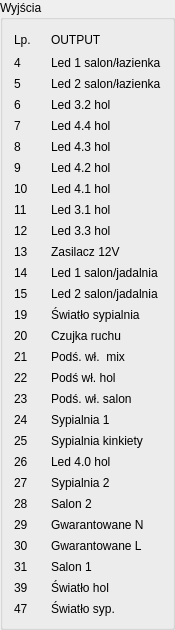
   <widget class="QGroupBox" name="groupBox">
    <property name="geometry">
     <rect>
      <x>0</x>
      <y>0</y>
      <width>175</width>
      <height>630</height>
     </rect>
    </property>
    <property name="maximumSize">
     <size>
      <width>175</width>
      <height>1020</height>
     </size>
    </property>
    <property name="title">
     <string>Wyjścia</string>
    </property>
    <layout class="QGridLayout" name="gridLayout">
     <item row="24" column="0">
      <widget class="QLabel" name="label_61">
       <property name="maximumSize">
        <size>
         <width>16777215</width>
         <height>15</height>
        </size>
       </property>
       <property name="text">
        <string>30</string>
       </property>
      </widget>
     </item>
     <item row="19" column="1">
      <widget class="QLabel" name="label_52">
       <property name="maximumSize">
        <size>
         <width>16777215</width>
         <height>15</height>
        </size>
       </property>
       <property name="text">
        <string>Sypialnia kinkiety</string>
       </property>
      </widget>
     </item>
     <item row="6" column="1">
      <widget class="QLabel" name="label_20">
       <property name="maximumSize">
        <size>
         <width>16777215</width>
         <height>15</height>
        </size>
       </property>
       <property name="text">
        <string>Led 4.2 hol</string>
       </property>
      </widget>
     </item>
     <item row="8" column="0">
      <widget class="QLabel" name="label_23">
       <property name="maximumSize">
        <size>
         <width>16777215</width>
         <height>15</height>
        </size>
       </property>
       <property name="text">
        <string>11</string>
       </property>
      </widget>
     </item>
     <item row="9" column="1">
      <widget class="QLabel" name="label_26">
       <property name="maximumSize">
        <size>
         <width>16777215</width>
         <height>15</height>
        </size>
       </property>
       <property name="text">
        <string>Led 3.3 hol</string>
       </property>
      </widget>
     </item>
     <item row="22" column="0">
      <widget class="QLabel" name="label_57">
       <property name="maximumSize">
        <size>
         <width>16777215</width>
         <height>15</height>
        </size>
       </property>
       <property name="text">
        <string>28</string>
       </property>
      </widget>
     </item>
     <item row="7" column="0">
      <widget class="QLabel" name="label_21">
       <property name="maximumSize">
        <size>
         <width>16777215</width>
         <height>15</height>
        </size>
       </property>
       <property name="text">
        <string>10</string>
       </property>
      </widget>
     </item>
     <item row="24" column="1">
      <widget class="QLabel" name="label_62">
       <property name="maximumSize">
        <size>
         <width>16777215</width>
         <height>15</height>
        </size>
       </property>
       <property name="text">
        <string>Gwarantowane L</string>
       </property>
      </widget>
     </item>
     <item row="12" column="1">
      <widget class="QLabel" name="label_32">
       <property name="maximumSize">
        <size>
         <width>16777215</width>
         <height>15</height>
        </size>
       </property>
       <property name="text">
        <string>Led 2 salon/jadalnia</string>
       </property>
      </widget>
     </item>
     <item row="0" column="0">
      <widget class="QLabel" name="lp">
       <property name="text">
        <string>Lp.</string>
       </property>
      </widget>
     </item>
     <item row="20" column="0">
      <widget class="QLabel" name="label_53">
       <property name="maximumSize">
        <size>
         <width>16777215</width>
         <height>15</height>
        </size>
       </property>
       <property name="text">
        <string>26</string>
       </property>
      </widget>
     </item>
     <item row="17" column="0">
      <widget class="QLabel" name="label_47">
       <property name="maximumSize">
        <size>
         <width>16777215</width>
         <height>15</height>
        </size>
       </property>
       <property name="text">
        <string>23</string>
       </property>
      </widget>
     </item>
     <item row="16" column="0">
      <widget class="QLabel" name="label_45">
       <property name="maximumSize">
        <size>
         <width>16777215</width>
         <height>15</height>
        </size>
       </property>
       <property name="text">
        <string>22</string>
       </property>
      </widget>
     </item>
     <item row="23" column="0">
      <widget class="QLabel" name="label_59">
       <property name="maximumSize">
        <size>
         <width>16777215</width>
         <height>15</height>
        </size>
       </property>
       <property name="text">
        <string>29</string>
       </property>
      </widget>
     </item>
     <item row="4" column="0">
      <widget class="QLabel" name="label_15">
       <property name="maximumSize">
        <size>
         <width>16777215</width>
         <height>15</height>
        </size>
       </property>
       <property name="text">
        <string>7</string>
       </property>
      </widget>
     </item>
     <item row="11" column="1">
      <widget class="QLabel" name="label_30">
       <property name="maximumSize">
        <size>
         <width>16777215</width>
         <height>15</height>
        </size>
       </property>
       <property name="text">
        <string>Led 1 salon/jadalnia</string>
       </property>
      </widget>
     </item>
     <item row="6" column="0">
      <widget class="QLabel" name="label_19">
       <property name="maximumSize">
        <size>
         <width>16777215</width>
         <height>15</height>
        </size>
       </property>
       <property name="text">
        <string>9</string>
       </property>
      </widget>
     </item>
     <item row="9" column="0">
      <widget class="QLabel" name="label_25">
       <property name="maximumSize">
        <size>
         <width>16777215</width>
         <height>15</height>
        </size>
       </property>
       <property name="text">
        <string>12</string>
       </property>
      </widget>
     </item>
     <item row="15" column="0">
      <widget class="QLabel" name="label_43">
       <property name="maximumSize">
        <size>
         <width>16777215</width>
         <height>15</height>
        </size>
       </property>
       <property name="text">
        <string>21</string>
       </property>
      </widget>
     </item>
     <item row="14" column="0">
      <widget class="QLabel" name="label_41">
       <property name="maximumSize">
        <size>
         <width>16777215</width>
         <height>15</height>
        </size>
       </property>
       <property name="text">
        <string>20</string>
       </property>
      </widget>
     </item>
     <item row="10" column="1">
      <widget class="QLabel" name="label_28">
       <property name="maximumSize">
        <size>
         <width>16777215</width>
         <height>15</height>
        </size>
       </property>
       <property name="text">
        <string>Zasilacz 12V</string>
       </property>
      </widget>
     </item>
     <item row="13" column="0">
      <widget class="QLabel" name="label_39">
       <property name="maximumSize">
        <size>
         <width>16777215</width>
         <height>15</height>
        </size>
       </property>
       <property name="text">
        <string>19</string>
       </property>
      </widget>
     </item>
     <item row="11" column="0">
      <widget class="QLabel" name="label_29">
       <property name="maximumSize">
        <size>
         <width>16777215</width>
         <height>15</height>
        </size>
       </property>
       <property name="text">
        <string>14</string>
       </property>
      </widget>
     </item>
     <item row="18" column="1">
      <widget class="QLabel" name="label_50">
       <property name="maximumSize">
        <size>
         <width>16777215</width>
         <height>15</height>
        </size>
       </property>
       <property name="text">
        <string>Sypialnia 1</string>
       </property>
      </widget>
     </item>
     <item row="4" column="1">
      <widget class="QLabel" name="label_16">
       <property name="maximumSize">
        <size>
         <width>16777215</width>
         <height>15</height>
        </size>
       </property>
       <property name="text">
        <string>Led 4.4 hol</string>
       </property>
      </widget>
     </item>
     <item row="27" column="1">
      <widget class="QLabel" name="label_89">
       <property name="maximumSize">
        <size>
         <width>16777215</width>
         <height>15</height>
        </size>
       </property>
       <property name="text">
        <string>Światło syp.</string>
       </property>
      </widget>
     </item>
     <item row="0" column="1">
      <widget class="QLabel" name="output">
       <property name="text">
        <string>OUTPUT</string>
       </property>
      </widget>
     </item>
     <item row="5" column="0">
      <widget class="QLabel" name="label_17">
       <property name="maximumSize">
        <size>
         <width>16777215</width>
         <height>15</height>
        </size>
       </property>
       <property name="text">
        <string>8</string>
       </property>
      </widget>
     </item>
     <item row="16" column="1">
      <widget class="QLabel" name="label_46">
       <property name="maximumSize">
        <size>
         <width>16777215</width>
         <height>15</height>
        </size>
       </property>
       <property name="text">
        <string>Podś wł. hol</string>
       </property>
      </widget>
     </item>
     <item row="25" column="1">
      <widget class="QLabel" name="label_64">
       <property name="maximumSize">
        <size>
         <width>16777215</width>
         <height>15</height>
        </size>
       </property>
       <property name="text">
        <string>Salon 1</string>
       </property>
      </widget>
     </item>
     <item row="10" column="0">
      <widget class="QLabel" name="label_27">
       <property name="maximumSize">
        <size>
         <width>16777215</width>
         <height>15</height>
        </size>
       </property>
       <property name="text">
        <string>13</string>
       </property>
      </widget>
     </item>
     <item row="13" column="1">
      <widget class="QLabel" name="label_40">
       <property name="maximumSize">
        <size>
         <width>16777215</width>
         <height>15</height>
        </size>
       </property>
       <property name="text">
        <string>Światło sypialnia</string>
       </property>
      </widget>
     </item>
     <item row="21" column="0">
      <widget class="QLabel" name="label_55">
       <property name="maximumSize">
        <size>
         <width>16777215</width>
         <height>15</height>
        </size>
       </property>
       <property name="text">
        <string>27</string>
       </property>
      </widget>
     </item>
     <item row="3" column="0">
      <widget class="QLabel" name="label_13">
       <property name="maximumSize">
        <size>
         <width>16777215</width>
         <height>15</height>
        </size>
       </property>
       <property name="text">
        <string>6</string>
       </property>
      </widget>
     </item>
     <item row="26" column="0">
      <widget class="QLabel" name="label_85">
       <property name="maximumSize">
        <size>
         <width>16777215</width>
         <height>15</height>
        </size>
       </property>
       <property name="text">
        <string>39</string>
       </property>
      </widget>
     </item>
     <item row="1" column="0">
      <widget class="QLabel" name="label_9">
       <property name="maximumSize">
        <size>
         <width>16777215</width>
         <height>15</height>
        </size>
       </property>
       <property name="text">
        <string>4</string>
       </property>
      </widget>
     </item>
     <item row="23" column="1">
      <widget class="QLabel" name="label_60">
       <property name="maximumSize">
        <size>
         <width>16777215</width>
         <height>15</height>
        </size>
       </property>
       <property name="text">
        <string>Gwarantowane N</string>
       </property>
      </widget>
     </item>
     <item row="20" column="1">
      <widget class="QLabel" name="label_54">
       <property name="maximumSize">
        <size>
         <width>16777215</width>
         <height>15</height>
        </size>
       </property>
       <property name="text">
        <string>Led 4.0 hol</string>
       </property>
      </widget>
     </item>
     <item row="21" column="1">
      <widget class="QLabel" name="label_56">
       <property name="maximumSize">
        <size>
         <width>16777215</width>
         <height>15</height>
        </size>
       </property>
       <property name="text">
        <string>Sypialnia 2</string>
       </property>
      </widget>
     </item>
     <item row="17" column="1">
      <widget class="QLabel" name="label_48">
       <property name="maximumSize">
        <size>
         <width>16777215</width>
         <height>15</height>
        </size>
       </property>
       <property name="text">
        <string>Podś. wł. salon</string>
       </property>
      </widget>
     </item>
     <item row="8" column="1">
      <widget class="QLabel" name="label_24">
       <property name="maximumSize">
        <size>
         <width>16777215</width>
         <height>15</height>
        </size>
       </property>
       <property name="text">
        <string>Led 3.1 hol</string>
       </property>
      </widget>
     </item>
     <item row="26" column="1">
      <widget class="QLabel" name="label_116">
       <property name="maximumSize">
        <size>
         <width>16777215</width>
         <height>15</height>
        </size>
       </property>
       <property name="text">
        <string>Światło hol</string>
       </property>
      </widget>
     </item>
     <item row="5" column="1">
      <widget class="QLabel" name="label_18">
       <property name="maximumSize">
        <size>
         <width>16777215</width>
         <height>15</height>
        </size>
       </property>
       <property name="text">
        <string>Led 4.3 hol</string>
       </property>
      </widget>
     </item>
     <item row="7" column="1">
      <widget class="QLabel" name="label_22">
       <property name="maximumSize">
        <size>
         <width>16777215</width>
         <height>15</height>
        </size>
       </property>
       <property name="text">
        <string>Led 4.1 hol</string>
       </property>
      </widget>
     </item>
     <item row="12" column="0">
      <widget class="QLabel" name="label_31">
       <property name="maximumSize">
        <size>
         <width>16777215</width>
         <height>15</height>
        </size>
       </property>
       <property name="text">
        <string>15</string>
       </property>
      </widget>
     </item>
     <item row="2" column="1">
      <widget class="QLabel" name="label_12">
       <property name="maximumSize">
        <size>
         <width>16777215</width>
         <height>15</height>
        </size>
       </property>
       <property name="text">
        <string>Led 2 salon/łazienka</string>
       </property>
      </widget>
     </item>
     <item row="1" column="1">
      <widget class="QLabel" name="label_10">
       <property name="maximumSize">
        <size>
         <width>16777215</width>
         <height>15</height>
        </size>
       </property>
       <property name="text">
        <string>Led 1 salon/łazienka</string>
       </property>
      </widget>
     </item>
     <item row="18" column="0">
      <widget class="QLabel" name="label_49">
       <property name="maximumSize">
        <size>
         <width>16777215</width>
         <height>15</height>
        </size>
       </property>
       <property name="text">
        <string>24</string>
       </property>
      </widget>
     </item>
     <item row="3" column="1">
      <widget class="QLabel" name="label_14">
       <property name="maximumSize">
        <size>
         <width>16777215</width>
         <height>15</height>
        </size>
       </property>
       <property name="text">
        <string>Led 3.2 hol</string>
       </property>
      </widget>
     </item>
     <item row="15" column="1">
      <widget class="QLabel" name="label_44">
       <property name="maximumSize">
        <size>
         <width>16777215</width>
         <height>15</height>
        </size>
       </property>
       <property name="text">
        <string>Podś. wł.  mix</string>
       </property>
      </widget>
     </item>
     <item row="14" column="1">
      <widget class="QLabel" name="label_42">
       <property name="maximumSize">
        <size>
         <width>16777215</width>
         <height>15</height>
        </size>
       </property>
       <property name="text">
        <string>Czujka ruchu</string>
       </property>
      </widget>
     </item>
     <item row="25" column="0">
      <widget class="QLabel" name="label_63">
       <property name="maximumSize">
        <size>
         <width>16777215</width>
         <height>15</height>
        </size>
       </property>
       <property name="text">
        <string>31</string>
       </property>
      </widget>
     </item>
     <item row="2" column="0">
      <widget class="QLabel" name="label_11">
       <property name="maximumSize">
        <size>
         <width>16777215</width>
         <height>15</height>
        </size>
       </property>
       <property name="text">
        <string>5</string>
       </property>
      </widget>
     </item>
     <item row="27" column="0">
      <widget class="QLabel" name="label_118">
       <property name="maximumSize">
        <size>
         <width>16777215</width>
         <height>15</height>
        </size>
       </property>
       <property name="text">
        <string>47</string>
       </property>
      </widget>
     </item>
     <item row="19" column="0">
      <widget class="QLabel" name="label_51">
       <property name="maximumSize">
        <size>
         <width>16777215</width>
         <height>15</height>
        </size>
       </property>
       <property name="text">
        <string>25</string>
       </property>
      </widget>
     </item>
     <item row="22" column="1">
      <widget class="QLabel" name="label_58">
       <property name="maximumSize">
        <size>
         <width>16777215</width>
         <height>15</height>
        </size>
       </property>
       <property name="text">
        <string>Salon 2</string>
       </property>
      </widget>
     </item>
    </layout>
   </widget>
